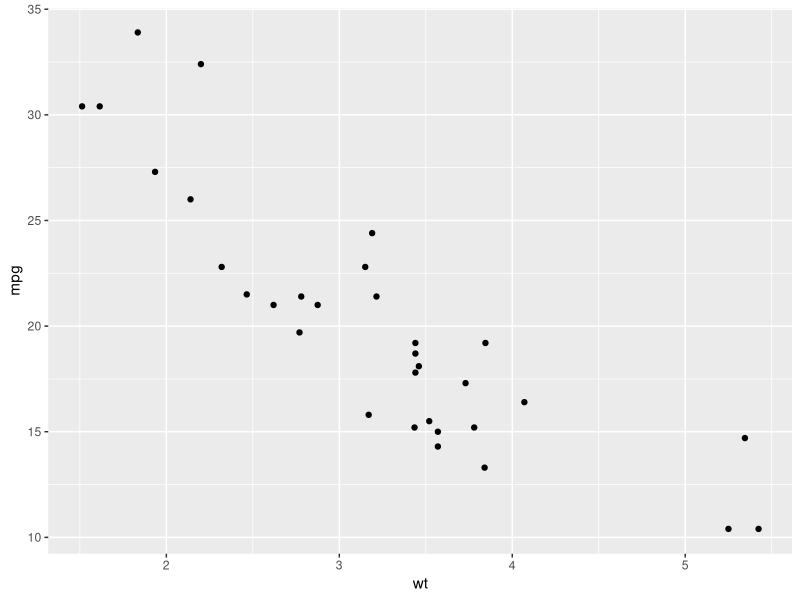
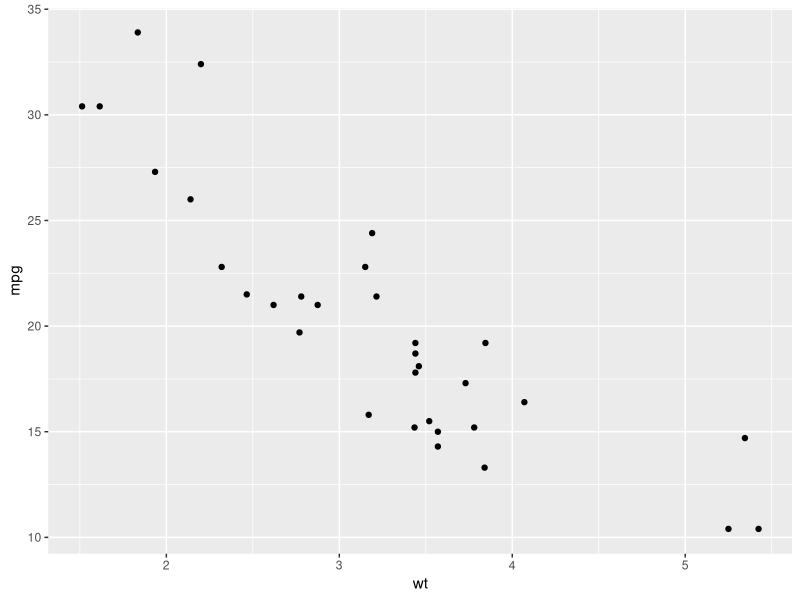
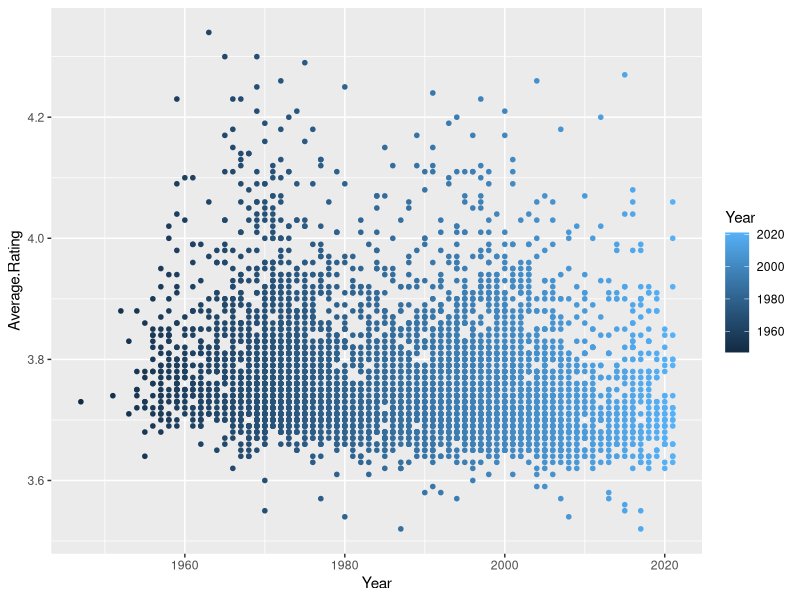
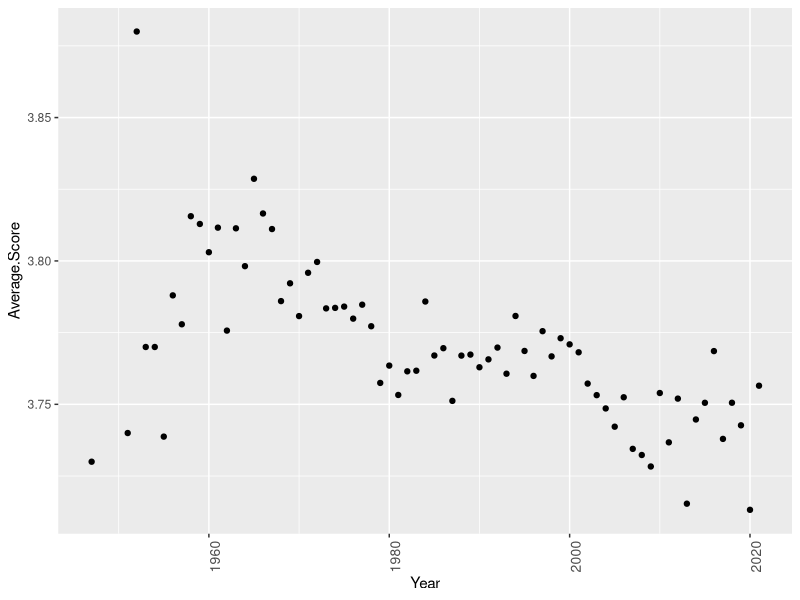
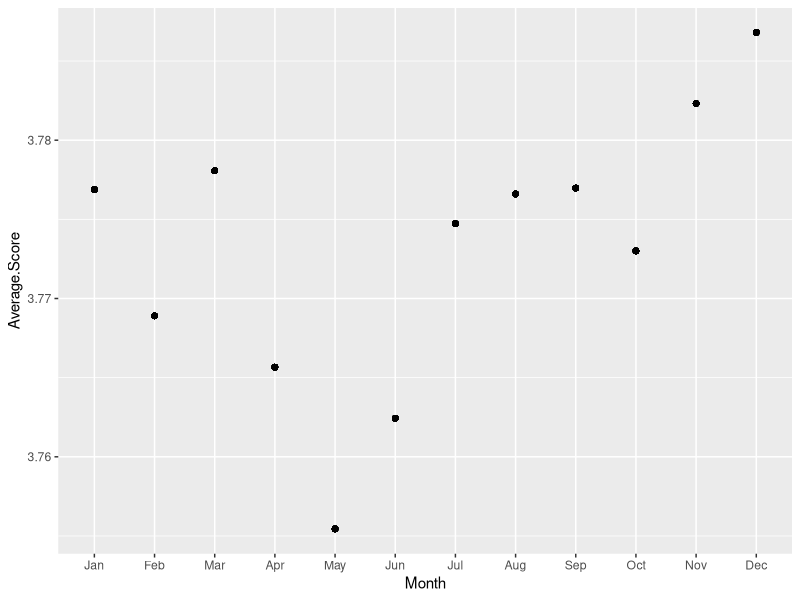
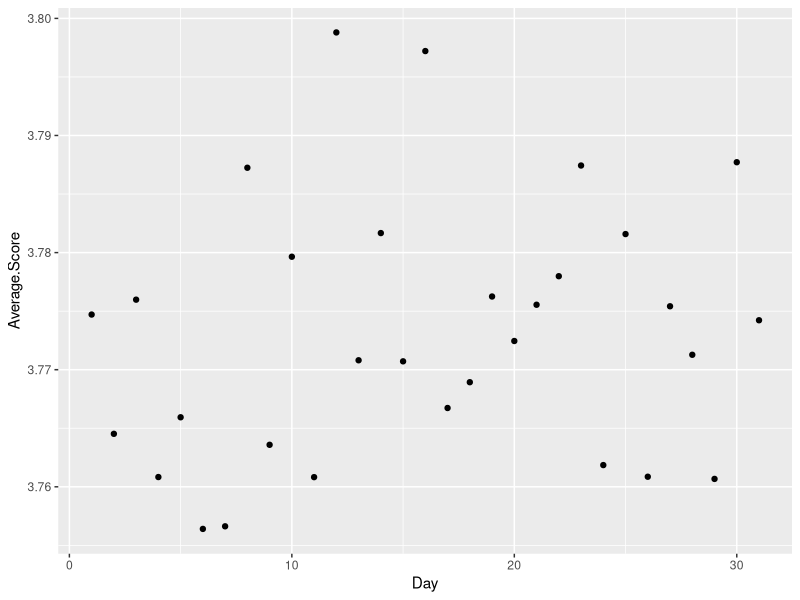
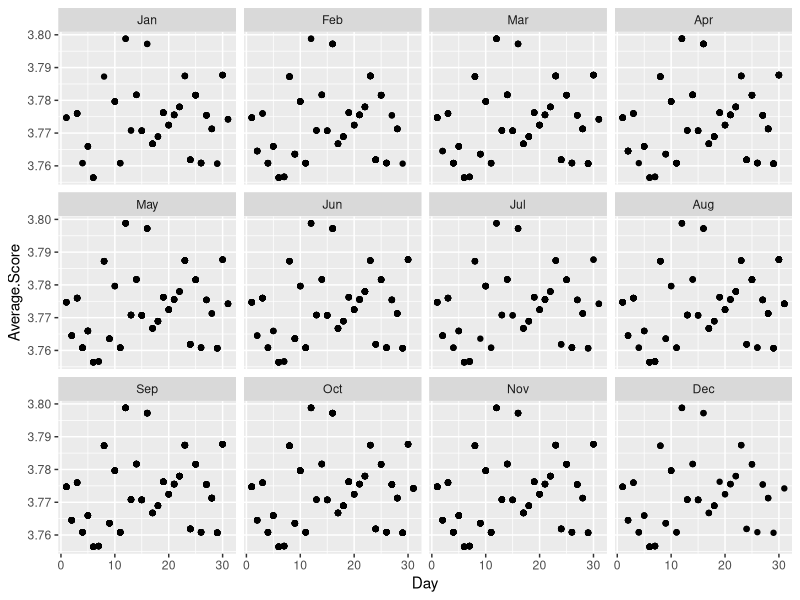

R code for these plots, in order: (Note: this script raises an error after producing the figures.)
## ---- chunk 1
library(knitr)
knitr::opts_chunk$set(echo = FALSE, warning = TRUE)


knit_hooks$set( fig.cap = function(before, options, envir) {
  if ( before ) {
    chr <- sprintf("<p><small><strong><a name='fig:%s' value = %d>Figure %d</a></strong>: %s</small></p>", options$label, options$fig.num, options$fig.num, options$fig.cap)
    chr <- sprintf("<p><small><strong><a name='fig:%s'>%s</a></strong>: %s</small></p>", options$label, options$label,  options$fig.cap)
    
    return(chr)
  }
})


chunkref <- local({
  function(chunklabel) {
    sprintf('[%s](#%s)', chunklabel, paste0("fig:",chunklabel) )
  }  
})

library(ggplot2)
library(dplyr)
library(tidyverse)
library(stringr)
library(lubridate)
## ---- chunk 2
df_final <- read.csv("df_final.csv")

nrow(unique(as.data.frame(df_final$Album)))
  #Some albums have the same names
nrow(unique(as.data.frame(df_final$Artist.Name)))
  #2787 unique artists
nrow(unique(as.data.frame(df_final$Genre_1)))
  #453 unique primary genres
summary(df_final)
str(df_final)
## ---- chunk 3

mtcars %>% 
  ggplot(aes(x = wt, y = mpg)) + 
  geom_point()
## ---- chunk 4

mtcars %>% 
  ggplot(aes(x = wt, y = mpg)) + 
  geom_point()
## ---- chunk 5
ggplot(df_final, aes(x=`Year` , y =`Average.Rating`, color= `Year` ))  + geom_point(size=1.25)
## ---- chunk 6
df_final%>%group_by(Year)%>% summarise(
  Average.Score =mean(Average.Rating)
)%>% ggplot(aes(x=Year,y=Average.Score))+geom_point()+ theme(axis.text.x = element_text(angle = 90, size = 10))
## ---- chunk 7
df_final%>% filter(
  !(Month=="")) %>%group_by(Month)%>%summarise(
  Average.Score = mean(Average.Rating),
  Year = Year
  )%>%  mutate(Month = factor(Month, levels=c("Jan","Feb","Mar","Apr","May","Jun","Jul","Aug","Sep", "Oct","Nov","Dec")))%>%ggplot(aes(x=Month,y=Average.Score))+geom_point()
## ---- chunk 8
df_final%>% filter(
  !(Month==""),!(Day==""))%>% group_by(Day)%>%summarise(
  Average.Score = mean(Average.Rating)
  )%>%ggplot(aes(x=Day,y=Average.Score))+geom_point()
## ---- chunk 9
df_final%>% filter(
  !(Month==""),!(Day==""))%>% group_by(Day)%>%summarise(
  Average.Score = mean(Average.Rating),
  Month = Month
  )%>%  mutate(Month = factor(Month, levels=c("Jan","Feb","Mar","Apr","May","Jun","Jul","Aug","Sep", "Oct","Nov","Dec")))%>%ggplot(aes(x=Day,y=Average.Score))+geom_point()+facet_wrap(~Month)
## ---- chunk 10


## ---- chunk 11

## ---- chunk 12
# Artist popularity by ratings
df_sorted_ratings = df_final[order(-df_final$Artist.Average.Ratings),]
df_sorted_ratings = df_sorted_ratings[,c(3, 25, 27)]
df_sorted_ratings = unique(df_sorted_ratings)[1:10,]
df_sorted_ratings %>%
  ggplot(aes(x = reorder(Artist.Name, Artist.Average.Ratings), 
             y = Artist.Average.Ratings, fill = Artist.Name)) + 
  geom_bar(stat="identity") + coord_flip() + 
  theme(axis.text.x = element_text(angle = 90, size = 10, hjust = 1)) +
  theme(legend.position="none") + 
  labs(x = "Artist Name", y = "Number of Ratings") + 
  geom_text(aes(label=round(Artist.Average.Score, digit = 2), hjust = 1)) 
## ---- chunk 13
# Artist popularity by reviews
df_sorted_reviews = df_final[order(-df_final$Artist.Average.Reviews),]
df_sorted_reviews = df_sorted_reviews[,c(3, 25, 26)]
df_sorted_reviews = unique(df_sorted_reviews)[1:10,]
df_sorted_reviews %>%
  ggplot(aes(x = reorder(Artist.Name, Artist.Average.Reviews), 
             y = Artist.Average.Reviews, fill = Artist.Name)) + 
  geom_bar(stat="identity") + coord_flip() + 
  theme(axis.text.x = element_text(angle = 90, size = 10, hjust = 1)) +
  theme(legend.position="none") + 
  labs(x = "Artist Name", y = "Number of Reviews") + 
  geom_text(aes(label=round(Artist.Average.Score, digit = 2), hjust = 1))
## ---- chunk 14
length(unique(df_final$Genre_1))
## ---- chunk 15
df_final %>% group_by(Genre_1)%>% summarise(
  Average.Score = mean(Average.Rating),
  count = n()
)%>% arrange(desc(count))
## ---- chunk 16
df_final%>% filter(Genre_1 == "Progressive Rock"|
            Genre_1 == "Singer/Songwriter"|
            Genre_1 == "Hard Bop"|
            Genre_1 == "Film Score"|
            Genre_1 == "Hard Rock"|
            Genre_1 == "Heavy Metal"|
            Genre_1 == "East Coast Hip Hop"
            )%>% group_by(Genre_1 ,Year)%>% summarise(
              Average.Score = mean(Average.Rating),
              count = n()
              )%>% ggplot(aes(x = Year,y = Average.Score, group = Genre_1, color = Genre_1)) + geom_line()+ theme(axis.text.x = element_text(angle = 90, size = 10))
## ---- chunk 17
df_final %>% group_by(Genre_1)%>% 
  filter(
    Genre_1 == "Progressive Rock"|
    Genre_1 == "Singer/Songwriter"|
    Genre_1 == "Hard Bop"|
    Genre_1 == "Film Score"|
    Genre_1 == "Hard Rock"|
    Genre_1 == "Heavy Metal"|
    Genre_1 == "East Coast Hip Hop"
            )%>% summarise(
  Average.Score = mean(Average.Rating),
  count = n()
  ) %>% ggplot(aes(x=reorder(Genre_1,Average.Score),y=Average.Score, fill = Genre_1))+  
  geom_bar(stat="identity")+ 
  coord_flip() + 
  geom_text(aes(label=round(Average.Score, digit = 2), hjust = 1))+
  xlab("Genre")
## ---- chunk 18
df_final%>% filter(Genre_1 == "Progressive Rock"|
            Genre_1 == "Singer/Songwriter"|
            Genre_1 == "Hard Bop"|
            Genre_1 == "Film Score"|
            Genre_1 == "Hard Rock"|
            Genre_1 == "Heavy Metal"|
            Genre_1 == "East Coast Hip Hop"
            )%>% group_by(Genre_1 ,Year)%>% summarise(
  count = n()
)%>% ggplot(aes(x = Year,y = count, group = Genre_1, color = Genre_1)) + geom_line()+ theme(axis.text.x = element_text(angle = 90, size = 10))
## ---- chunk 19
## Genre
df_final %>% group_by(Genre_1)%>% summarise(
  count = n()
)%>% arrange(desc(count))
## ---- chunk 20
## Descriptor
df_final %>% group_by(Desc_1)%>% summarise(
  count = n()
)%>% arrange(desc(count))
## ---- chunk 21
## Artist
df_final %>% group_by(Artist.Name)%>% summarise(
  count = n()
)%>% arrange(desc(count))
## ---- chunk 22
## Mean of all albums in the list
mean(df_final$Average.Rating)
## ---- chunk 23
## Average score of Top 10 Genres
df_final_genres <- df_final[df_final$Genre_1==c("Progressive Rock", "Singer/Songwriter", "Hard Bop", "Film Score", "Hard Rock", 
                                                "Heavy Metal", "East Coast Hip Hop", "Video Game Music", "Alternative Rock", "Progressive Metal"),]
mean(df_final_genres$Average.Rating)
## ---- chunk 24
## Average score of Top 10 Descriptors
df_final_descriptors <- df_final[df_final$Desc_1==c("male vocals", "instrumental", "energetic", "melodic", "melancholic",
                                                    "female vocals", "atmospheric", "psychedelic", "passionate", "dark"),]
mean(df_final_descriptors$Average.Rating)
## ---- chunk 25
## Average score of Top 10 Artists
df_final_artists <- df_final[df_final$Artist.Name=="Various Artists" |  df_final$Artist.Name=="Miles Davis" | df_final$Artist.Name=="John Coltrane" |  df_final$Artist.Name=="Tom Waits" |
                            df_final$Artist.Name=="John Williams" | df_final$Artist.Name=="Bob Dylan" | df_final$Artist.Name=="The Beatles" |  df_final$Artist.Name=="Ennio Morricone" |
                            df_final$Artist.Name=="Herbie Hancock" | df_final$Artist.Name=="Pharoah Sanders" | df_final$Artist.Name=="The Fall",]
mean(df_final_artists$Average.Rating)
## ---- chunk 26
## Average Score of all Top 10's
df_final_top10s <- df_final[df_final$Genre_1==c("Progressive Rock", "Singer/Songwriter", "Hard Bop", "Film Score", "Hard Rock", 
                                                "Heavy Metal", "East Coast Hip Hop", "Video Game Music", "Alternative Rock", "Progressive Metal") | 
                            df_final$Desc_1==c("male vocals", "instrumental", "energetic", "melodic", "melancholic",
                                                    "female vocals", "atmospheric", "psychedelic", "passionate", "dark") | 
                            df_final$Artist.Name=="Various Artists" |  df_final$Artist.Name=="Miles Davis" | df_final$Artist.Name=="John Coltrane" |  df_final$Artist.Name=="Tom Waits" |
                            df_final$Artist.Name=="John Williams" | df_final$Artist.Name=="Bob Dylan" | df_final$Artist.Name=="The Beatles" |  df_final$Artist.Name=="Ennio Morricone" |
                            df_final$Artist.Name=="Herbie Hancock" | df_final$Artist.Name=="Pharoah Sanders" | df_final$Artist.Name=="The Fall",]
mean(df_final_top10s$Average.Rating)
## ---- chunk 27
## Average score without top 10 most common Genres
df_final_genres2 <- df_final[!df_final$Genre_1==c("Progressive Rock", "Singer/Songwriter", "Hard Bop", "Film Score", "Hard Rock", 
                                                "Heavy Metal", "East Coast Hip Hop", "Video Game Music", "Alternative Rock", "Progressive Metal"),]
mean(df_final_genres2$Average.Rating)
## ---- chunk 28
## Average score without top 10 most common Descriptors
df_final_descriptors2 <- df_final[!df_final$Desc_1==c("male vocals", "instrumental", "energetic", "melodic", "melancholic",
                                                    "female vocals", "atmospheric", "psychedelic", "passionate", "dark"),]
mean(df_final_descriptors2$Average.Rating)
## ---- chunk 29
## Average score without top 10 most common Artists
df_final_artists2 <- df_final[!df_final$Artist.Name=="Various Artists" &  !df_final$Artist.Name=="Miles Davis" & !df_final$Artist.Name=="John Coltrane" &  
                             !df_final$Artist.Name=="Tom Waits" & !df_final$Artist.Name=="John Williams" & !df_final$Artist.Name=="Bob Dylan" & 
                             !df_final$Artist.Name=="The Beatles" &  !df_final$Artist.Name=="Ennio Morricone" & !df_final$Artist.Name=="Herbie Hancock" & 
                             !df_final$Artist.Name=="Pharoah Sanders" & !df_final$Artist.Name=="The Fall",]
mean(df_final_artists2$Average.Rating)
## ---- chunk 30
## Average score without all top 10's
df_final_top10s2 <- df_final[!df_final$Genre_1==c("Progressive Rock", "Singer/Songwriter", "Hard Bop", "Film Score", "Hard Rock", 
                                                "Heavy Metal", "East Coast Hip Hop", "Video Game Music", "Alternative Rock", "Progressive Metal") &
                             !df_final$Desc_1==c("male vocals", "instrumental", "energetic", "melodic", "melancholic",
                                                    "female vocals", "atmospheric", "psychedelic", "passionate", "dark") &
                             !df_final$Artist.Name=="Various Artists" &  !df_final$Artist.Name=="Miles Davis" & !df_final$Artist.Name=="John Coltrane" &  
                             !df_final$Artist.Name=="Tom Waits" & !df_final$Artist.Name=="John Williams" & !df_final$Artist.Name=="Bob Dylan" & 
                             !df_final$Artist.Name=="The Beatles" &  !df_final$Artist.Name=="Ennio Morricone" & !df_final$Artist.Name=="Herbie Hancock" & 
                             !df_final$Artist.Name=="Pharoah Sanders" & !df_final$Artist.Name=="The Fall",]
mean(df_final_top10s2$Average.Rating)
## ---- chunk 31
dummydf <- df_final

dummydf$Genre_1 <- as.numeric(factor(dummydf$Genre_1))
dummydf$Desc_1 <- as.numeric(factor(dummydf$Desc_1))
dummydf$Artist.Name <-  as.numeric(factor(dummydf$Artist.Name))
dummydf$Year <-  as.numeric(factor(dummydf$Year))
dummydf$Number.of.Ratings <-  as.numeric(factor(dummydf$Number.of.Ratings))
dummydf$Number.of.Reviews <-  as.numeric(factor(dummydf$Number.of.Reviews))

dummydf2 <- subset(dummydf, select=c("Average.Rating","Artist.Name", "Genre_1", "Desc_1", "Year", "Number.of.Ratings", "Number.of.Reviews"))
results <- cor(dummydf2)
round(results,2)
